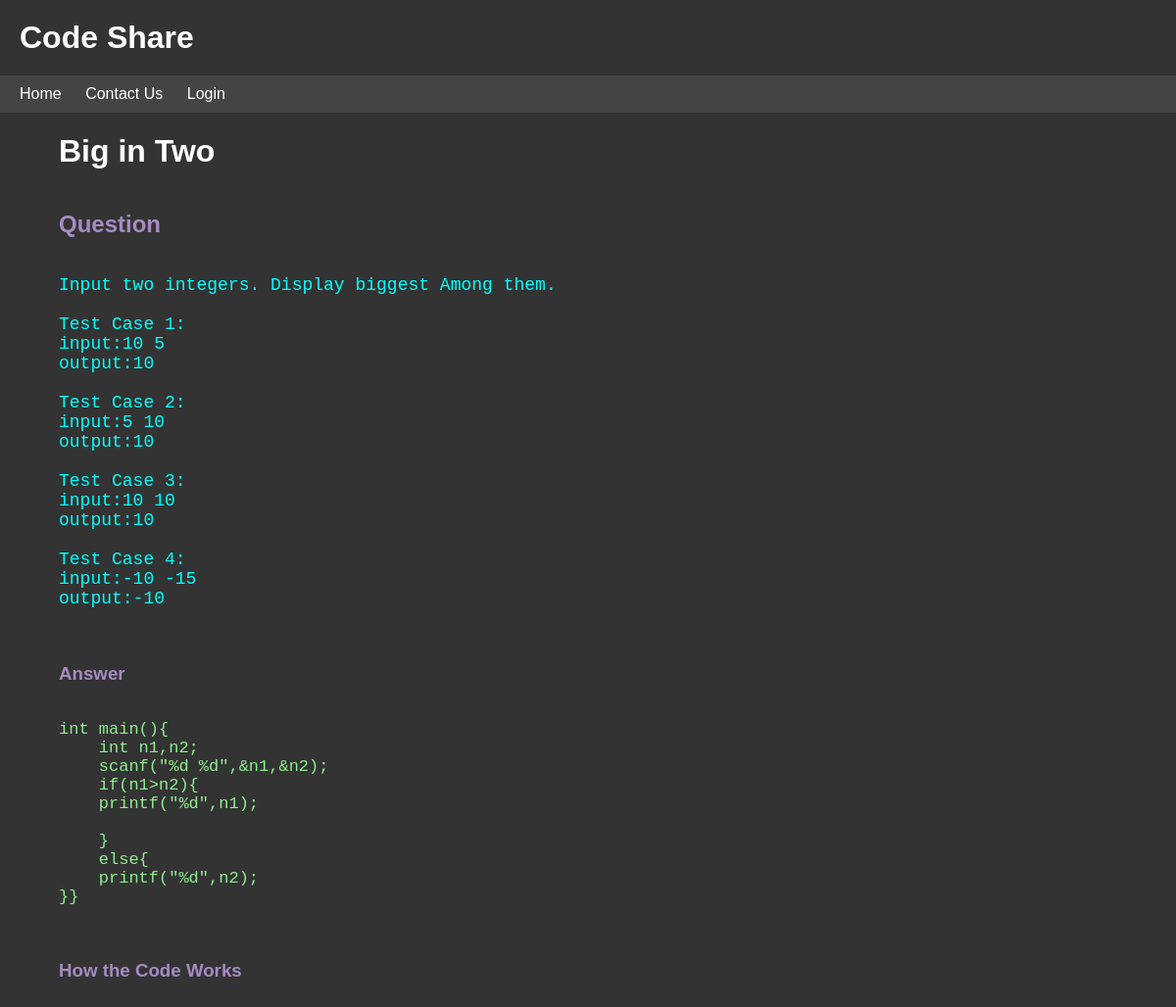
Screenshot of //room/4 with the database file from the repository.
### codes/models.py (models this page shows, shortened)
class Room(models.Model):
    Topic = models.CharField(max_length=200)
    Question = models.TextField(null = True, blank=True)
    Answer = models.TextField(null = True, blank=True)
    description = models.TextField(null = True, blank=True)
    created = models.DateTimeField(auto_now_add=True)

### codes/views.py (the view)
# urls.py: path('/room/<str:pk>' ,views.room,name= "room"),
def room(request,pk):
    rooms = Room.objects.get(id=pk)
    context = {'room':rooms}
    return render(request,"codes/room.html",context)

### codes/templates/codes/room.html (shortened to what this page needs)
{% extends 'main.html' %}
{% block content %}
<div class="container_room">
    <h1 class="topic">{{room.Topic}}</h1>
    <h2 class="h3_color" >Question</h2>
    <pre class="question">{{room.Question}}
    </pre>
    <h3 class="h3_color">Answer</h2>
    <pre class="answer">{{room.Answer}}
    </pre>
    <h3 class="h3_color">How the Code Works</h2>
</div>
{% endblock %}

### templates/main.html (style rules this page uses)
.container_room { padding-left: 5%; width: 90%; height: auto; display: flex; flex-direction: column; }
.topic { font-weight: bold; }
.question { font-size: 18px; color: aqua; }
.answer { font-size: 17px; color: lightgreen; }
.h3_color { color:rgba(178, 149, 210, 0.903); }

### templates/navbar.html (style rules this page uses)
body { font-family: sans-serif; margin: 0; padding: 0; background-color: #333; color: white; }

### rows the page displays
Room: Topic "Big in Two", Question "Input two integers. Display biggest Among them. Test Case 1: input:10 5 output:10 Test Case 2: input:5 10 output:10 Test Case 3: input:10 10 output:10 Test Case 4: input:-10 -15 output:-10", Answer "int main(){ int n1,n2; scanf(\"%d %d\",&n1,&n2); if(n1>n2){ printf(\"%d\",n1); } else{ printf(\"%d\",n2); }}"
